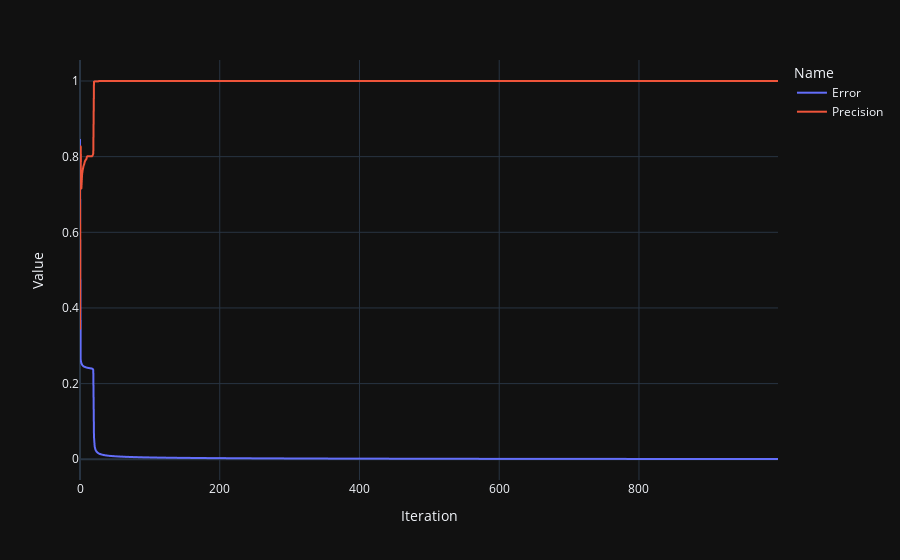

Notebook code cell kept with this figure:
### Code cell
px.line(model0_plus_nobatch.trainingData, x='Iteration', y = 'Value', color='Name')

### Figure 1 — Plotly figure (JSON) as saved in the notebook; plotly's stock layout.template omitted (floating-point values rounded to 4 significant figures; data arrays with more than 128 entries replaced by an {"elided": "..."} marker saying what was removed)
{"data": [{"hovertemplate": "Name=Error<br>Iteration=%{x}<br>Value=%{y}<extra></extra>", "legendgroup": "Error", "line": {"color": "#636efa", "dash": "solid"}, "marker": {"symbol": "circle"}, "mode": "lines", "name": "Error", "showlegend": true, "x": {"elided": "1000 int values"}, "xaxis": "x", "y": {"elided": "1000 float values"}, "yaxis": "y", "type": "scattergl"}, {"hovertemplate": "Name=Precision<br>Iteration=%{x}<br>Value=%{y}<extra></extra>", "legendgroup": "Precision", "line": {"color": "#EF553B", "dash": "solid"}, "marker": {"symbol": "circle"}, "mode": "lines", "name": "Precision", "showlegend": true, "x": {"elided": "1000 int values"}, "xaxis": "x", "y": {"elided": "1000 float values"}, "yaxis": "y", "type": "scattergl"}], "layout": {"xaxis": {"anchor": "y", "domain": [0.0, 1.0], "title": {"text": "Iteration"}}, "yaxis": {"anchor": "x", "domain": [0.0, 1.0], "title": {"text": "Value"}}, "legend": {"title": {"text": "Name"}, "tracegroupgap": 0}, "margin": {"t": 60}}}
